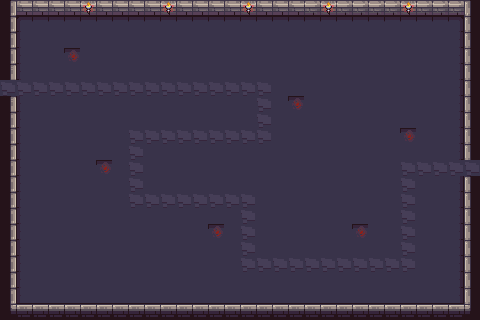

A 2D game scene composited from a Tiled map and its tileset images. What follows is a short description and the map's XML, with each tile layer's data collapsed to a summary:
An orthogonal 30x20 tile map with 16x16 px tiles, 3 tile layers (Tile Layer 1, path, tower_layer).

<map version="1.10" tiledversion="1.11.2" orientation="orthogonal" renderorder="right-down" width="30" height="20" tilewidth="16" tileheight="16" infinite="0" nextlayerid="13" nextobjectid="88">
 <editorsettings>
  <export target="../../../level1.tmx" format="tmx" />
 </editorsettings>
 <tileset firstgid="1" source="Dungeon_Tileset_v2.tsx" />
 <layer id="1" name="Tile Layer 1" width="30" height="20" locked="1">
  <data>[600 cells, 600 non-empty, 19 distinct tile ids]</data>
 </layer>
 <layer id="10" name="path" width="30" height="20" locked="1">
  <data>[600 cells, 63 non-empty, 1 distinct tile ids]</data>
 </layer>
 <layer id="12" name="tower_layer" width="30" height="20">
  <data>[600 cells, 6 non-empty, 1 distinct tile ids]</data>
 </layer>
</map>
